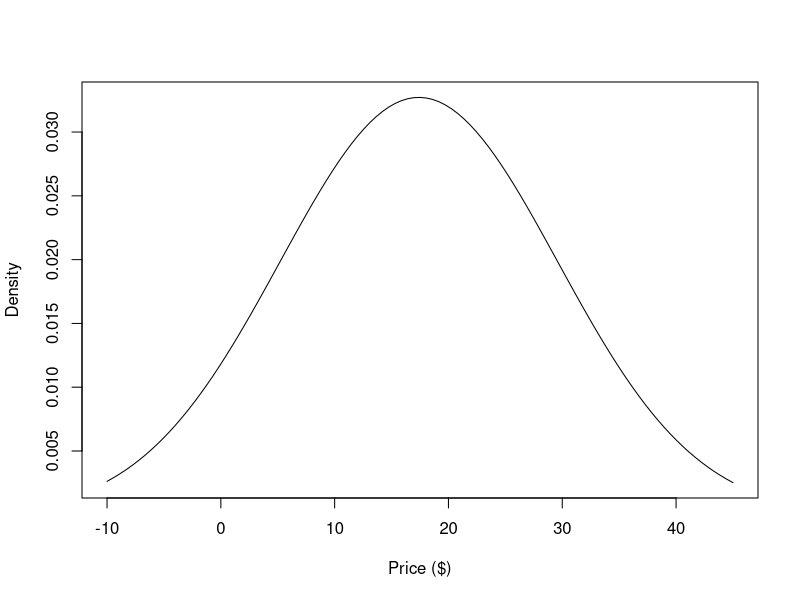
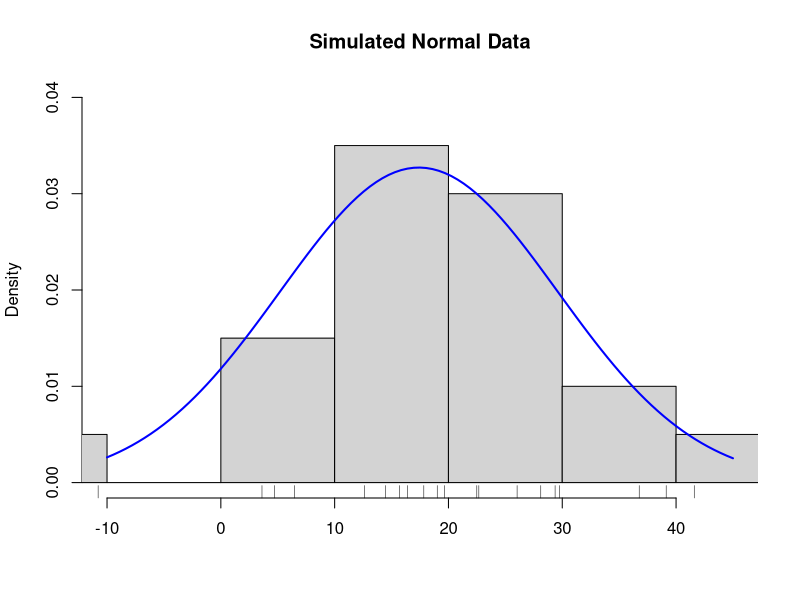
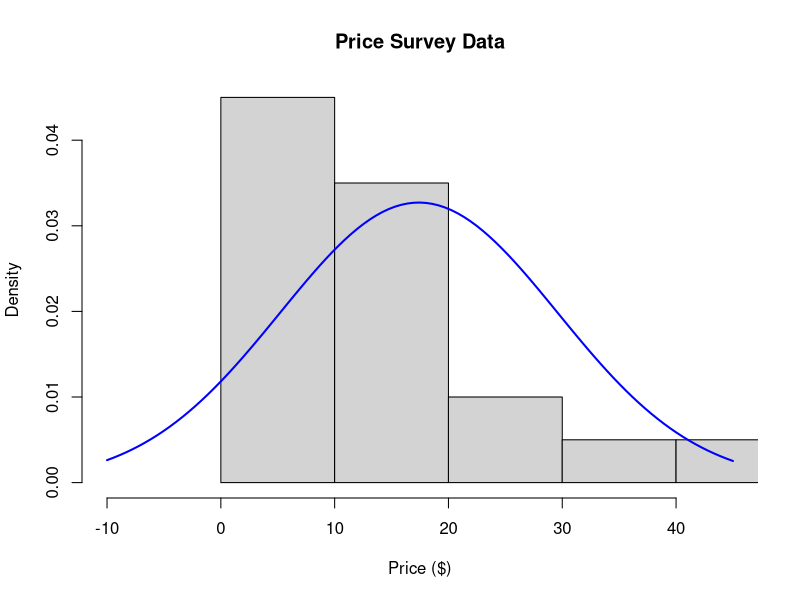
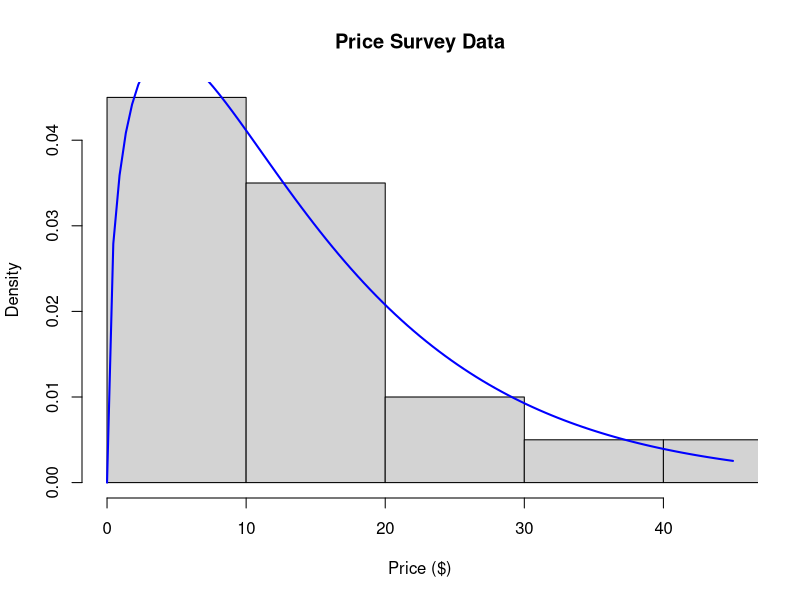
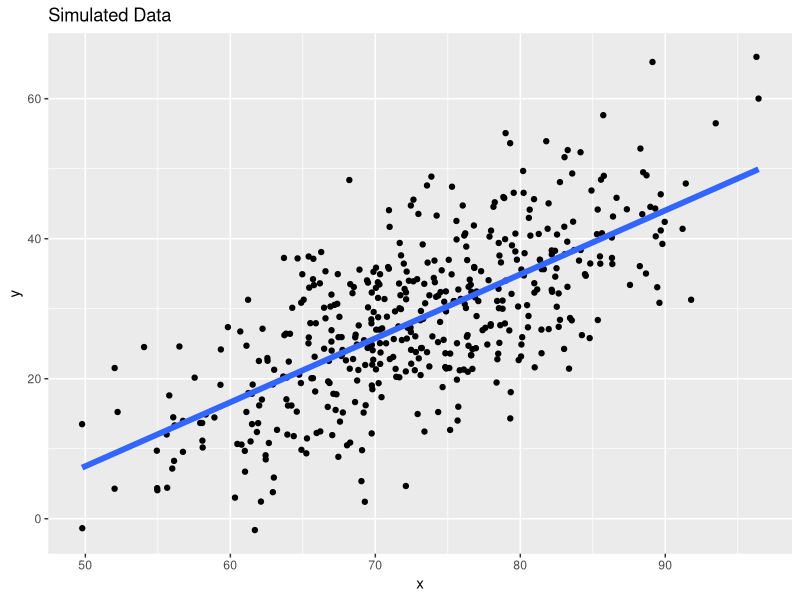
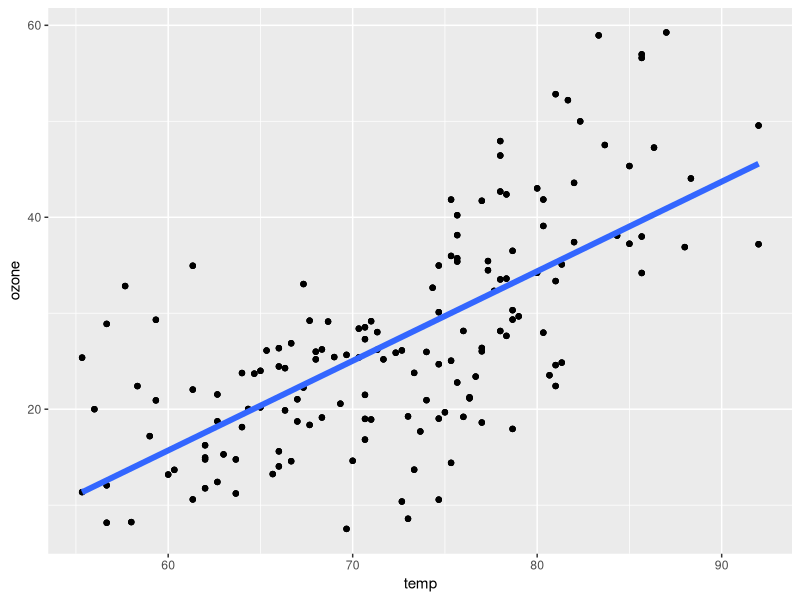
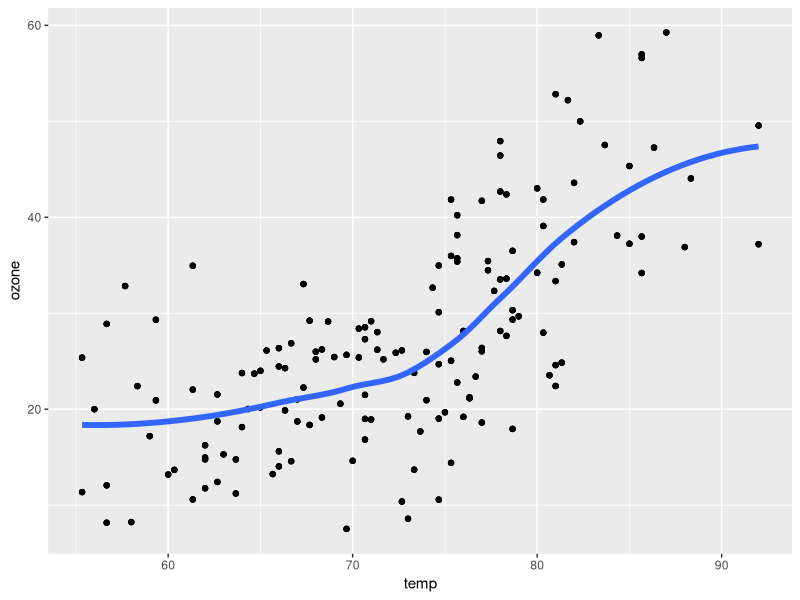

The R script that drew these images, in order:
## ---- chunk 1
knitr::opts_chunk$set(echo = FALSE, fig.path = "images/model-", comment = NA)
## ---- chunk 2
d <- read.csv("data/leanpub-rprogramming-interested-readers-20150430.csv", stringsAsFactors = FALSE)
x0 <- d$Willing.to.pay
set.seed(1)
x <- sample(x0[!is.na(x0)], 20)
cat(round(x))
## ---- chunk 3
m <- mean(x)
s <- sd(x)
curve(dnorm(x, m, s), -10, 45, xlab = "Price ($)", ylab = "Density")
## ---- chunk 4
pnorm(30, mean = mean(x), sd = sd(x), lower.tail = FALSE)
## ---- chunk 5
set.seed(2)
y <- rnorm(20, mean(x), sd(x))
hist(y, prob = TRUE, main = "Simulated Normal Data", xlab = "", ylim = c(0, .04), xlim = c(-10, 45))
rug(y)
curve(dnorm(x, m, s), -10, 45, add = TRUE, col = "blue", lwd = 2)
## ---- chunk 6
hist(x, prob = TRUE, xlim = c(-10, 45), main = "Price Survey Data", xlab = "Price ($)")
curve(dnorm(x, m, s), -10, 45, add = TRUE, col = "blue", lwd = 2)
## ---- chunk 7
a <- mean(x) / sd(x)
s <- sqrt(var(x) / a)
hist(x, prob = TRUE, xlim = c(0, 45), main = "Price Survey Data", xlab = "Price ($)")
curve(dgamma(x, shape = a, scale = s), 0, 45, add = TRUE, col = "blue", lwd = 2)
## ---- chunk 8
pn <- pnorm(30, mean = mean(x), sd = sd(x), lower.tail = FALSE)
pg <- pgamma(30, shape = a, scale = s, lower.tail = FALSE)
## ---- chunk 9
ny <- read.csv("o3_ny_1999.csv")
head(ny)
## ---- chunk 10
library(ggplot2)
n <- nrow(ny)
x <- rnorm(n, mean = mean(ny$temp), sd = sd(ny$temp))
fit <- lm(ozone ~ temp, data = ny)
y <- coef(fit)[1] + coef(fit)[2] * x + rnorm(n, sd = summary(fit)$sigma)
qplot(x, y, main = "Simulated Data") + 
        geom_smooth(method = "lm", se = FALSE, lwd = 2, formula = "y ~ x")
## ---- chunk 11
qplot(temp, ozone, data = ny) + 
        geom_smooth(method = "lm", lwd = 2, se = FALSE, formula = "y ~ x")
## ---- chunk 12
qplot(temp, ozone, data = ny) + 
        geom_smooth(method = "loess", lwd = 2, se = FALSE, formula = "y ~ x")
